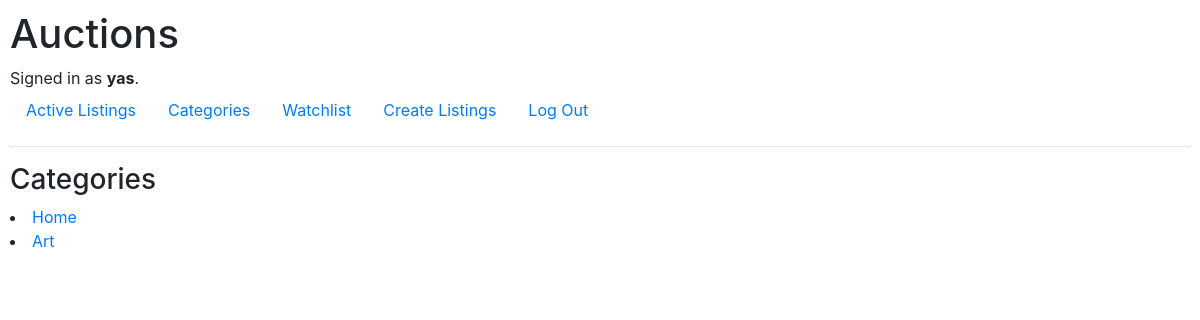
The page /categories (signed in) on the database its author committed.
### auctions/models.py (models this page shows)
class User(AbstractUser):
    pass

class Category(models.Model):
    categoryName = models.CharField(max_length=50)
    def __str__(self):
        return self.categoryName

### auctions/views.py (the view)
# urls.py: path("categories", views.categorylist, name="categorylist"),
def categorylist(request):
    cat = Category.objects.all()
    return render(request, "auctions/categorylist.html",{
        "category" : cat
    })

### auctions/templates/auctions/categorylist.html
{% extends "auctions/layout.html" %}
{% block body %}
    <h3>Categories</h3>
    {% for cat in category %}
        <li><a href="{% url 'category' cat.id %}">{{cat}}</a>
        </li>
    {% endfor %}
{% endblock %}

### auctions/templates/auctions/layout.html (shortened to what this page needs)
{% load static %}
<!DOCTYPE html>
<html lang="en">
    <head>
        <link rel="stylesheet" href="https://stackpath.bootstrapcdn.com/bootstrap/4.4.1/css/bootstrap.min.css">
        <link href="{% static 'auctions/styles.css' %}" rel="stylesheet">
    </head>
    <body>
        <h1>Auctions</h1>
        <div>
            {% if user.is_authenticated %}
                Signed in as <strong>{{ user.username }}</strong>.
            {% else %}
                Not signed in.
            {% endif %}
        </div>
        <ul class="nav">
            <li class="nav-item">
                <a class="nav-link" href="{% url 'index' %}">Active Listings</a>
            </li>
            <li class="nav-item">
                <a class="nav-link" href="{% url 'categorylist' %}">Categories</a>
            </li>
            {% if user.is_authenticated %}
                <li class="nav-item">
                    <a class="nav-link" href="{% url 'watchlist' %}">Watchlist</a>
                </li>
                <li class="nav-item">
                <a class="nav-link" href="{% url 'createlistings' %}">Create Listings</a>
                </li>
                <li class="nav-item">
                    <a class="nav-link" href="{% url 'logout' %}">Log Out</a>
                </li>
            {% endif %}
        </ul>
        <hr>
        {% block body %}
        {% endblock %}
    </body>
</html>

### auctions/static/auctions/styles.css (style rules this page uses)
body { padding: 10px; }

### rows shown on the page
User: username "yas"
Category: categoryName "Home"
Category: categoryName "Art"
